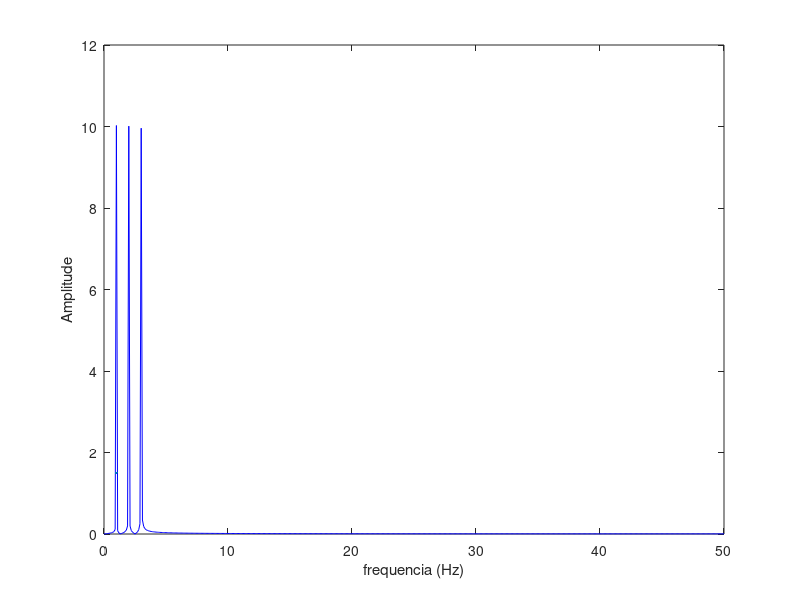
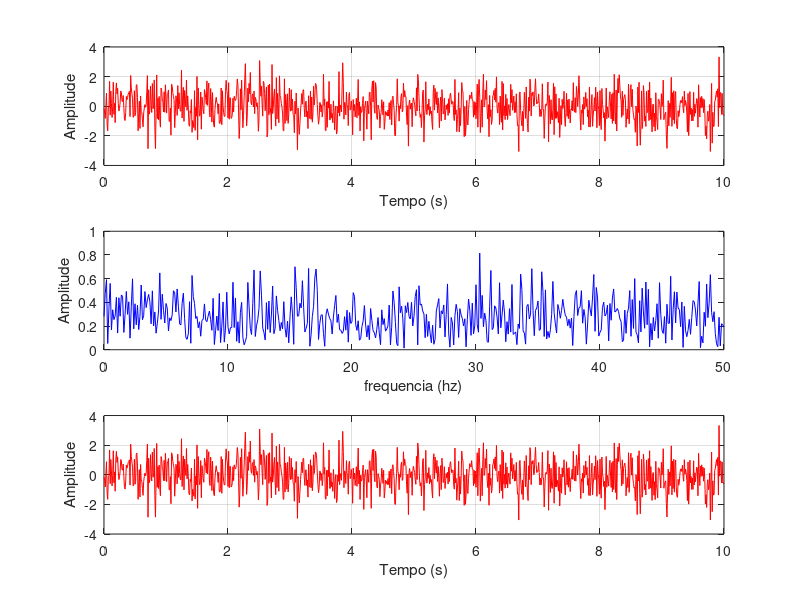

Here is the MATLAB script that generated these plots, in order:
clc;
clear all;
close all;

%% Transformada de fourier

N = 1000; %numero de pontos
fs = 100; %frequencia de amostragem
dt = 1/fs; %intervalo de tempo
T = N*dt; %periodo de analise
df = 1/T; %variação de frequencia
t = 0:dt:T; %vetor tempo
freq = 0:df:fs/2; %vetor frequencia

% Seno

f1 = 1;
f2 = 2;
f3 = 3;
A = 2;

f_sin_1 = A*sin(2*pi*f1*t);
f_sin_2 = A*sin(2*pi*f2*t);
f_sin_3 = A*sin(2*pi*f3*t);

s_t = f_sin_1 + f_sin_2 + f_sin_3;

sin_fft = fft(s_t)*dt;
sin_fft = sin_fft(1 : length(freq));

figure
plot(freq, abs(sin_fft), 'b', LineWidth=1.5);
xlabel("frequencia (Hz)");
ylabel("Amplitude");


%% Transformada inversa de Fourier

sin_fft = fft(s_t)*dt;
sin_ifft = ifft(sin_fft)/dt;
figure
plot(t, sin_ifft, 'b', LineWidth=1.5);
xlabel("Tempos (s)");
ylabel("Amplitude");

%% Sinal aleatorio e fft

f_rand = randn(1, length(t));
fft_f_hand = fft(f_rand)*dt;
fft_f_hand = fft_f_hand(1: length(freq));

subplot(3, 1, 1);
plot(t, f_rand, 'r');
grid;
xlabel('Tempo (s)');
ylabel('Amplitude');
subplot(3, 1, 2);
plot(freq, abs(fft_f_hand), 'b');
xlabel('frequencia (hz)');
ylabel('Amplitude');

%fft inversa do sinal aleatório

fft_f_hand = fft(f_rand)*dt;

ifft_f_hand = ifft(fft_f_hand)/dt;
subplot(3, 1, 3);
plot(t, f_rand, 'r');
grid;
xlabel('Tempo (s)');
ylabel('Amplitude');


